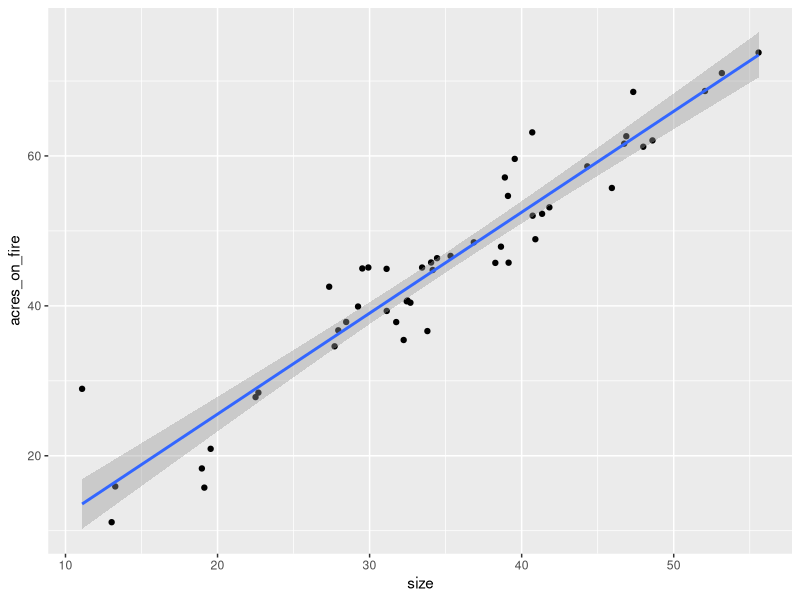

Write R code to recreate this figure.
# Maggie Phillips
# Zoo 800
# HW 13

library(tidyverse)

##-------------- Objective 1 -------------------------##
"Estimate the parameters of the linear regression of area burned on dragon size using the
analytical solution to the linear regression (equation in lecture)."

# first, load in the csv with dragon data
dragons<- read.csv("dragon_data.csv")

#first plot the data so that I can visualize slope, intercept, etc

ggplot(data= dragons, mapping= aes(size, acres_on_fire))+
  geom_point()+
  geom_smooth(method = "lm")

#need to make a matrix with the data and then do the next part:
x<- cbind(1, dragons$size) #creating matrix with column of 1 for intercept
y<- cbind(dragons$acres_on_fire) #creating matrix for y (dependent variable)

#the analytical solution does reverse matrix multiplication to get B
b <- solve(t(x) %*% x) %*% t(x) %*% y
print(b)

## The slope is 1.35 and intercept is -1.37

##------------- Objective 2 ---------------------------##
"Estimate the parameters of the linear regression of area burned on dragon size using ordinary
least squares based on:
a. A grid search (estimate the slope and intercept to the nearest 0.1)
b. Optimization using the optim() function
c. Verify that the optimization routine converged and is not sensitive to starting values"

"Brute force – grid search
• loop over a range of plausible values of the intercept and (in a nested loop) the slope
• save the sum of squared errors for each pair of values in a matrix
• find the cell in the matrix with the minimum value and extract the corresponding values of
the intercept and slope
• if greater precision is desired, repeat the steps above using a finer grid centered near the
values found in the first iteration"

################ part a #######################################################


#combine x and y into a matrix
x_y<- cbind(x, y)

#make a sequence for slope and for intercept and use those to loop
slope<- seq(.4, 2.0, by= 0.01) #ended up making the steps smaller bc intercept was missed the first time
intercept<- seq(-1.6, 0, by= 0.01)

#loop over intercept and slope (nested) to calculate sum of squares for each x, y in matrix
#create matrix to store the results of grid search:
# Extract x and y from matrix
x_vals <- as.numeric(x_y[, 2]) #pulling out values for x and y
y_vals <- as.numeric(x_y[, 3]) #setting as numeric just in case values were getting distorted

#initialize results for storage in loop below!
results <- matrix(nrow = length(slope) * length(intercept), ncol = 3)
colnames(results) <- c("slope", "intercept", "sum_sq")
counter <- 1

# Loop over slope and intercept
for (s in slope) {
  for (i in intercept) {
    y_fit <- (s * x_vals) + i
    sum_sq <- sum((y_vals - y_fit)^2)
    
    results[counter, ] <- c(s, i, sum_sq)
    counter <- counter + 1
  }
}

# Convert to data frame
results_df <- as.data.frame(results)

# View best fits
head(results_df[order(results_df$sum_sq), ])
ss<- min(results_df$sum_sq) #this is slope of 1.35 and intercept of -1.49

#write a print statement here to pull out values based on index

######### the grid search yields a slope of 1.35 and an intercept of -1.49

####################### part b ######################################

#function for sum of squared residuals
ssq <- function(par, x_vals, y_vals) {
  slope <- par[1]
  intercept <- par[2]
  y_fit <- slope * x_vals + intercept
  sum((y - y_fit)^2)
}
#plugging in initial guess for slope and intercept
init <- c(1, 0)   # slope = 1, intercept = 0

#use omptim by calling the ssq fn-- had to google this and use help page
fit <- optim(par = init, fn = ssq, x = x_vals, y = y_vals)

fit$par      #pulling out slope and intercept computed by optim
fit$value    #pulling out the minimized sum of squares

###### this method yields a slope of 1.35 and an intercept of -1.37

################### part c ################################################

#confirm that the model converged and isn't sensitive to starting values
#using the code from lecture to print these values from output

print(fit$par)
print(fit$value)
print(fit$counts)
print(fit$convergence)
print(fit$message)

#No message, convergence is 0 and gradient is NA, so I think I'm all set.

##-------------- Objective 3 ---------------------------##
"Estimate the parameters of the linear regression of area burned on dragon size using maximum
likelihood based on:
a. A grid search (estimate the slope and intercept to the nearest 0.1)
b. Optimization using the optim() function
c. Verify that the optimization routine converged and is not sensitive to starting values"

"Try all combinations of plausible values for the parameters
• Calculate the negative log likelihood for each one
• Find the parameter combination that minimizes this value"

############################ part a #########################################

#need to search for slope, intercept, and variance (plug this in from objective 2)

slope<- seq(.4, 2.0, by= 0.01) #just going to use the same seqs as before
intercept<- seq(-1.6, 0, by= 0.01)

results_obj3 <- data.frame(slope=numeric(), intercept=numeric(), nll=numeric())

for (s in slope) {
  for (i in intercept) {
    y_fit <- s * x_vals + i
    resid <- y_vals - y_fit
    n <- length(y_vals)
    
    #can get variance from least sum of squares in obj 2
    sigma2 <- ss/ ((length(x)-1)) #variance is sum of squares/ n-1
    
    # negative log-likelihood
    nll <- (n/2) * log(2*pi*sigma2) + sum(resid^2) / (2*sigma2)
    
    results_obj3 <- rbind(results_obj3, data.frame(slope=s, intercept=i, nll=nll))
  }
}

#top 5 best fit combinations
results[order(results_obj3$nll), ][1:5, ]

#####this grid search yields a slope of 1.35 and an intercept of -1.49

################# part b ###################################################

#function for neg log likelihood
nll <- function(par, x_vals, y_vals) {
  slope <- par[1]
  intercept <- par[2]
  y_fit <- slope * x_vals + intercept
  
  #define residuals inside fn
  resid <- y_vals - y_fit
  n <- length(y_vals)
  
  #variance computed from obj 2 above
  sigma2 <- ss/ ((length(x)-1)) 
  
  #neg log likelihood calculation
  nll_value <- (n/2) * log(2*pi*sigma2) + sum(resid^2) / (2*sigma2)
  return(nll_value) #need a return statement!
}
#plugging in initial guess for slope and intercept
init <- c(1, 0)   # slope = 1, intercept = 0

#use omptim by calling the ssq fn-- had to google this and use help page
fit_nll <- optim(par = init, fn = nll, x = x_vals, y = y_vals)

fit_nll$par      #pulling out slope and intercept computed by optim
fit_nll$value    #pulling out the minimized sum of squares



###using optim() and the negative log likelihood, the slope and intercept are 1.35 and -1.37



################# part c ##################################################

#repeating method from 2c above using code from lecture

print(fit_nll$par)
print(fit_nll$value)
print(fit_nll$counts)
print(fit_nll$convergence)
print(fit_nll$message)

#No message, convergence is 0 and gradient is NA, so I think I'm all set.

##----------------------- Objective 4 ----------------------------##

"A. Compare the slope and intercept estimates from the three approaches. Are they the same?
(They should be very close)
"

" The slope and intercept for objective 1 (the analytical solution) and objectives 2b
and 3b (optim function for sum of squares and neg log likelihood) were 1.35 and -1.37, 
respectively. The grid search method using sum of squares and negative log likelihood
yielded a slope of 1.35 again, but an intercept of -1.49. I used the same sequences for 
slope and intercept for both grid searches and narrowed in, but it's possible that even
smaller steps would be needed to close in on the -1.37 intercept. "